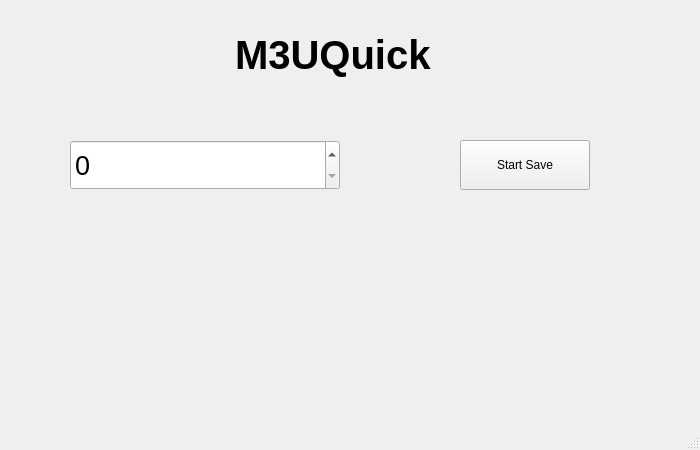
<?xml version="1.0" encoding="UTF-8"?>
<ui version="4.0">
 <class>MainWindow</class>
 <widget class="QMainWindow" name="MainWindow">
  <property name="geometry">
   <rect>
    <x>0</x>
    <y>0</y>
    <width>700</width>
    <height>450</height>
   </rect>
  </property>
  <property name="windowTitle">
   <string>MainWindow</string>
  </property>
  <widget class="QWidget" name="centralwidget">
   <widget class="QLabel" name="label">
    <property name="geometry">
     <rect>
      <x>235</x>
      <y>30</y>
      <width>230</width>
      <height>50</height>
     </rect>
    </property>
    <property name="font">
     <font>
      <pointsize>30</pointsize>
      <bold>true</bold>
     </font>
    </property>
    <property name="text">
     <string>M3UQuick</string>
    </property>
   </widget>
   <widget class="QSpinBox" name="spinBox">
    <property name="geometry">
     <rect>
      <x>70</x>
      <y>140</y>
      <width>270</width>
      <height>50</height>
     </rect>
    </property>
    <property name="font">
     <font>
      <pointsize>20</pointsize>
     </font>
    </property>
   </widget>
   <widget class="QPushButton" name="pushButton">
    <property name="geometry">
     <rect>
      <x>460</x>
      <y>140</y>
      <width>130</width>
      <height>50</height>
     </rect>
    </property>
    <property name="text">
     <string>Start Save</string>
    </property>
   </widget>
  </widget>
  <widget class="QStatusBar" name="statusbar"/>
 </widget>
 <resources/>
 <connections/>
</ui>
